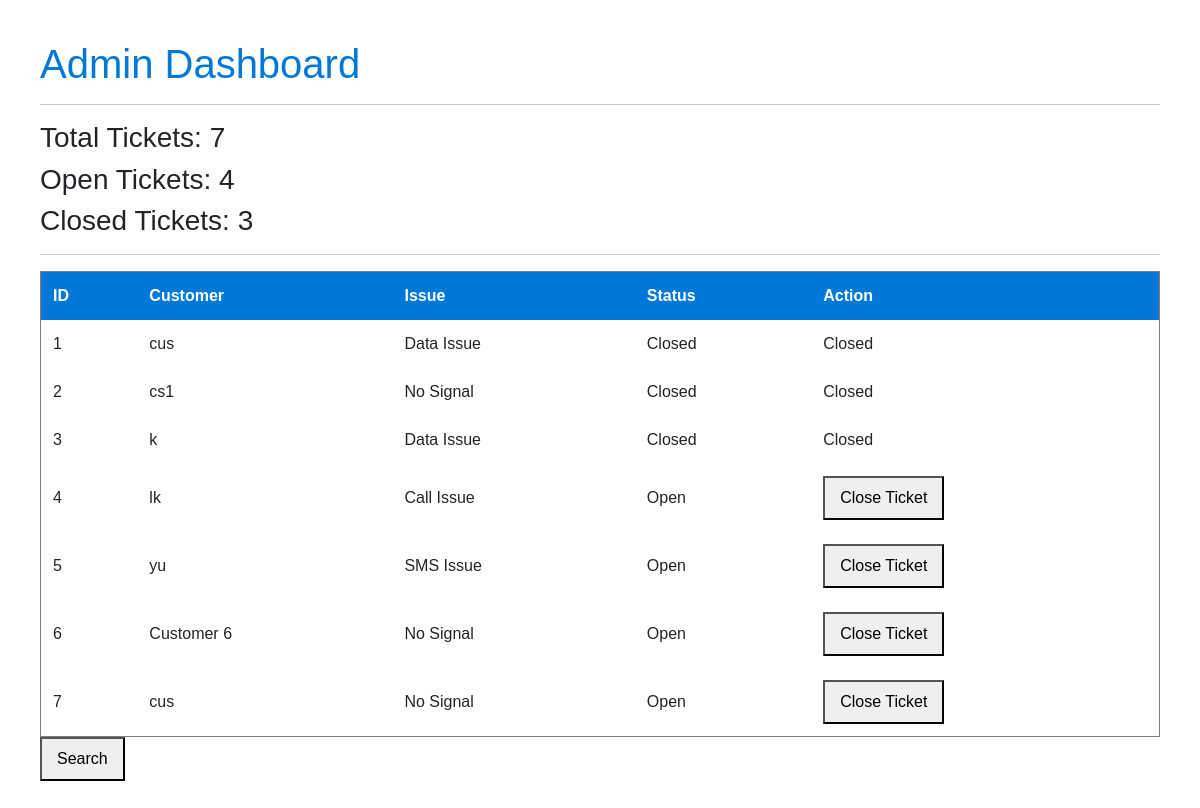
The page /admin on the database its author committed.
### tables this page shows
CREATE TABLE tickets (
    id INTEGER PRIMARY KEY AUTOINCREMENT,
    customer_name TEXT,
    issue_type TEXT,
    status TEXT
);

### app.py (the view)
@app.route('/admin')
def admin():
    conn = sqlite3.connect('database.db')
    cursor = conn.cursor()
    cursor.execute("SELECT * FROM tickets")
    tickets = cursor.fetchall()
    cursor.execute(
        "SELECT COUNT(*) FROM tickets"
    )
    total = cursor.fetchone()[0]
    cursor.execute(
        "SELECT COUNT(*) FROM tickets WHERE status='Open'"
    )
    open_tickets = cursor.fetchone()[0]
    cursor.execute(
        "SELECT COUNT(*) FROM tickets WHERE status='Closed'"
    )
    closed_tickets = cursor.fetchone()[0]
    conn.close()
    return render_template(
        'admin.html',
        tickets=tickets,
        total=total,
        open_tickets=open_tickets,
        closed_tickets=closed_tickets
    )

### templates/admin.html (shortened to what this page needs)
<!DOCTYPE html>
<html lang="en">
<head>
    <link href="https://cdn.jsdelivr.net/npm/bootstrap@5.3.3/dist/css/bootstrap.min.css" rel="stylesheet">
    <link rel="stylesheet"
href="{{ url_for('static', filename='style.css') }}">
</head>
<body>
    <h1>Admin Dashboard</h1>
    <hr>
    <h3>Total Tickets: {{ total }}</h3>
    <h3>Open Tickets: {{ open_tickets }}</h3>
    <h3>Closed Tickets: {{ closed_tickets }}</h3>
    <hr>
    <table border="1" cellpadding="10">
        <tr>
            <th>ID</th>
            <th>Customer</th>
            <th>Issue</th>
            <th>Status</th>
            <th>Action</th>
        </tr>
        {% for ticket in tickets %}
        <tr>
            <td>{{ ticket[0] }}</td>
            <td>{{ ticket[1] }}</td>
            <td>{{ ticket[2] }}</td>
            <td>{{ ticket[3] }}</td>
            <td>
                {% if ticket[3]=='Open' %}
                <form action="/close/{{ ticket[0] }}" method="post">
                    <button type="submit">Close Ticket</button>
                </form>
                {% else %}
                Closed
                {% endif %}
            </td>
        </tr>
        {% endfor %}
    </table>
    <form action="/search>
    <input
     name="keyword"
     placeholder="Search Customer"
     >
     <button>Search</button>
</form>
</body>
</html>

### static/style.css (style rules this page uses)
body { font-family: Arial; margin:40px; }
h1 { color:blue; }
button { padding:10px 20px; }
h1 { color:#0078d7; }
table { border-collapse:collapse; width:100%; }
th,td { padding:12px; text-align:left; }
th { background:#0078d7; color:white; }
button { padding:8px 15px; cursor:pointer; }

### rows shown on the page
tickets: id "1", customer_name "cus", issue_type "Data Issue", status "Closed"
tickets: id "2", customer_name "cs1", issue_type "No Signal", status "Closed"
tickets: id "3", customer_name "k", issue_type "Data Issue", status "Closed"
tickets: id "4", customer_name "lk", issue_type "Call Issue", status "Open"
tickets: id "5", customer_name "yu", issue_type "SMS Issue", status "Open"
tickets: id "6", customer_name "Customer 6", issue_type "No Signal", status "Open"
tickets: id "7", customer_name "cus", issue_type "No Signal", status "Open"

### other values the page prints
{{ total }} "7"
{{ open_tickets }} "4"
{{ closed_tickets }} "3"
